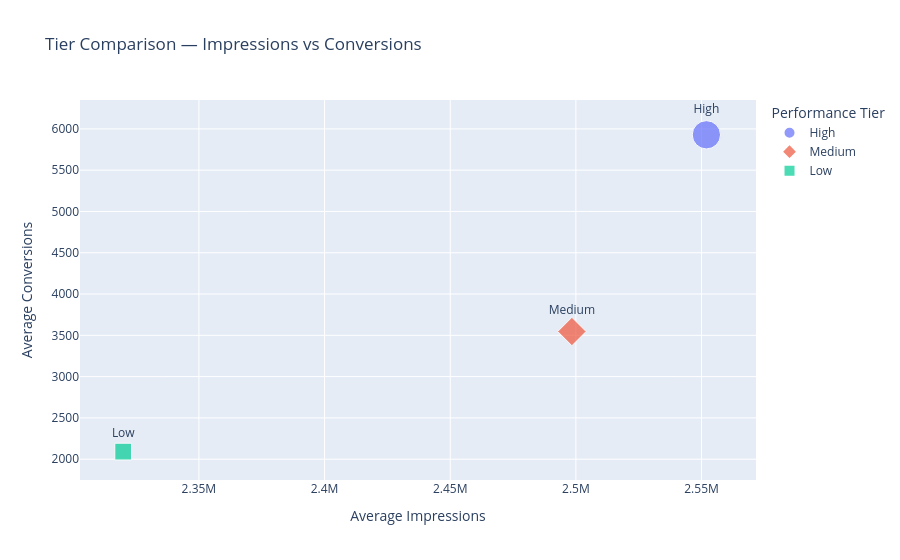

Notebook code for this chart:
### Code cell
import pandas as pd
import plotly.express as px

# Flatten MultiIndex if needed
tp = tier_profiles.copy()
tp.columns = ['_'.join(col) if isinstance(col, tuple) else col for col in tp.columns]
tp = tp.reset_index().rename(columns={'performance_tier': 'tier'})

# Extract only impressions vs conversions for scatter
df = tp[['tier', 'impressions_mean', 'conversions_mean']]

# Scatter plot: impressions vs conversions, color by tier
fig = px.scatter(
    df,
    x="impressions_mean",
    y="conversions_mean",
    color="tier",
    symbol="tier",
    size="conversions_mean",   # bubble size ~ number of conversions
    text="tier",
    title="Tier Comparison — Impressions vs Conversions"
)

# Improve layout
fig.update_traces(textposition="top center")
fig.update_layout(
    xaxis_title="Average Impressions",
    yaxis_title="Average Conversions",
    legend_title="Performance Tier",
    hovermode="closest"
)

fig.show()

### Figure 1 — Plotly figure (JSON) as saved in the notebook; plotly's stock layout.template omitted (floating-point values rounded to 4 significant figures)
{"data": [{"hovertemplate": "tier=%{text}<br>impressions_mean=%{x}<br>conversions_mean=%{marker.size}<extra></extra>", "legendgroup": "High", "marker": {"color": "#636efa", "size": [5928.0], "sizemode": "area", "sizeref": 14.82, "symbol": "circle"}, "mode": "markers+text", "name": "High", "orientation": "v", "showlegend": true, "text": ["High"], "textposition": "top center", "type": "scatter", "x": [2552000.0], "xaxis": "x", "y": [5928.0], "yaxis": "y"}, {"hovertemplate": "tier=%{text}<br>impressions_mean=%{x}<br>conversions_mean=%{marker.size}<extra></extra>", "legendgroup": "Medium", "marker": {"color": "#EF553B", "size": [3546.0], "sizemode": "area", "sizeref": 14.82, "symbol": "diamond"}, "mode": "markers+text", "name": "Medium", "orientation": "v", "showlegend": true, "text": ["Medium"], "textposition": "top center", "type": "scatter", "x": [2498000.0], "xaxis": "x", "y": [3546.0], "yaxis": "y"}, {"hovertemplate": "tier=%{text}<br>impressions_mean=%{x}<br>conversions_mean=%{marker.size}<extra></extra>", "legendgroup": "Low", "marker": {"color": "#00cc96", "size": [2092.0], "sizemode": "area", "sizeref": 14.82, "symbol": "square"}, "mode": "markers+text", "name": "Low", "orientation": "v", "showlegend": true, "text": ["Low"], "textposition": "top center", "type": "scatter", "x": [2320000.0], "xaxis": "x", "y": [2092.0], "yaxis": "y"}], "layout": {"hovermode": "closest", "legend": {"itemsizing": "constant", "title": {"text": "Performance Tier"}, "tracegroupgap": 0}, "title": {"text": "Tier Comparison — Impressions vs Conversions"}, "xaxis": {"anchor": "y", "domain": [0, 1], "title": {"text": "Average Impressions"}}, "yaxis": {"anchor": "x", "domain": [0, 1], "title": {"text": "Average Conversions"}}}}
